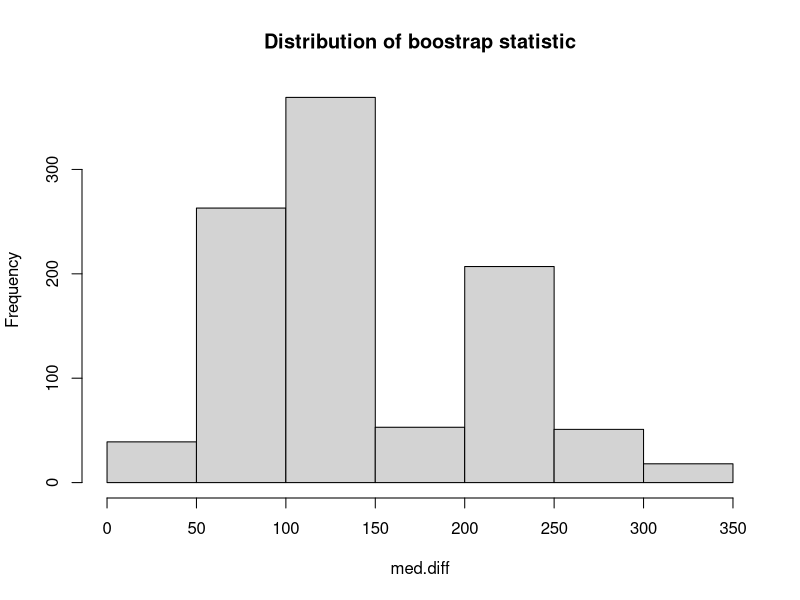

Write the R code that produced this figure. (Note: this script raises an error after producing the figure.)
## ---- chunk 1
#Create a table (in HTML or PDF) that shows the differences in median (with the BCa bootstrap 
#95% confidence intervals) maternal, infant, neonatal, and under-5 mortality between the
#countries exposed to versus not exposed to armed conflict for the year 2017. Be specific about
#the sample sizes used in each statistic. The table should be fully reproducible. Push the
#script that creates the table to your GitHub repository.
## ---- chunk 2
#clear history
rm(list=ls(all=T)) 
## ---- chunk 3
#load libraries
library(dplyr)
library(tidyr)
library(here)
library(boot)
library(tidyverse)
library(knitr)
library(flextable)
## ---- chunk 4
#load final data
data <- read.csv(here("clean", "final_data.csv"), header = TRUE)
data2017 <- data %>%
  filter(year == 2017) %>%
  drop_na(Maternal.Mortality.rate, Infant.mortality.rate, Under.5.mortality.rate, Neonatal.mortality.rate)

# Subset the Data Frame for the year 2017

matmor.arm1 <- data %>%
  filter(year==2017 & !is.na(Maternal.Mortality.rate) & armconf1 ==1) %>%
  select(country_name, Maternal.Mortality.rate)
matmor.arm0 <- data %>%
  filter(year==2017 & !is.na(Maternal.Mortality.rate) & armconf1 ==0) %>%
  select(country_name, Maternal.Mortality.rate)
## ---- chunk 5
B <- 1000

med.diff <- rep(NA, B)
for(b in 1:B){
  resample.arm1 <- matmor.arm1[sample(nrow(matmor.arm1), size = nrow(matmor.arm1), replace = TRUE),]
  resample.arm0 <- matmor.arm0[sample(nrow(matmor.arm0), size = nrow(matmor.arm0), replace = TRUE),]
  med.diff[b] <- median(resample.arm1$Maternal.Mortality.rate) - median(resample.arm0$Maternal.Mortality.rate)
}
  
head(resample.arm1, 12)
## ---- chunk 6
hist(med.diff, main = "Distribution of boostrap statistic")
## ---- chunk 7
getmeddiff <- function(data, indices) {
  sample_data <- data[indices, ]
  group_meds <- tapply(sample_data$Maternal.Mortality.rate, sample_data$armconf1, FUN = median)
  med.diff <- group_meds[2] - group_meds[1]
  return(med.diff)
}

bootout_mat <- boot(data2017, statistic = getmeddiff, strata = data2017$armconf1, R=1000)
bootout_mat
## ---- chunk 8
#get confidence intervals
mat_ci <- boot.ci(boot.out = bootout_mat, conf = 0.95, type = "bca")

#bootstrap statistics for matmor: t1= 126.5, bias= 14.4095, SE= 64.77766, CI= 43.8, 290.3)
## ---- chunk 9
#bootstrap for infant mor
getmeddiff <- function(data, indices) {
  sample_data <- data[indices, ]
  group_meds <- tapply(sample_data$Infant.mortality.rate, sample_data$armconf1, FUN = median)
  med.diff <- group_meds[2] - group_meds[1]
  return(med.diff)
}

bootout_infant <- boot(data2017, statistic = getmeddiff, strata = data2017$armconf1, R=1000)
bootout_infant
## ---- chunk 10
#get confidence intervals
infant_ci <- boot.ci(boot.out = bootout_infant, conf = 0.95, type = "bca")

#bootstrap statistics for infant mor: t1= 19.8, bias= -0.9521, SE= 5.943379, CI= 6.60, 29.16)
## ---- chunk 11
#bootstrap for under-5 mor
getmeddiff <- function(data, indices) {
  sample_data <- data[indices, ]
  group_meds <- tapply(sample_data$Under.5.mortality.rate, sample_data$armconf1, FUN = median)
  med.diff <- group_meds[2] - group_meds[1]
  return(med.diff)
}

bootout_under5 <- boot(data2017, statistic = getmeddiff, strata = data2017$armconf1, R=1000)
bootout_under5
## ---- chunk 12
#get confidence intervals
under5_ci <- boot.ci(boot.out = bootout_under5, conf = 0.95, type = "bca")

#bootstrap statistics for Under mor: t1= 28.9, bias= -3.0935, SE= 9.678971, CI= 8.97, 45.68)
## ---- chunk 13
#bootstrap for neomor
getmeddiff <- function(data, indices) {
  sample_data <- data[indices, ]
  group_meds <- tapply(sample_data$Neonatal.mortality.rate, sample_data$armconf1, FUN = median)
  med.diff <- group_meds[2] - group_meds[1]
  return(med.diff)
}

bootout_neo <- boot(data2017, statistic = getmeddiff, strata = data2017$armconf1, R=1000)
bootout_neo
## ---- chunk 14
#get confidence intervals
neo_ci <- boot.ci(boot.out = bootout_neo, conf = 0.95, type = "bca")

#bootstrap statistics for neomor: t1= 12.4, bias= -0.8052, SE= 3.455128, CI= 5.4, 20.1)
## ---- chunk 15
table0 <- data.frame(
  Mortality_Group = c('maternal', 'infant', 'neonatal', 'under5'),
  Median_Difference = c(bootout_mat$t0, bootout_infant$t0, bootout_under5$t0, bootout_neo$t0),
  Confidence_Interval_lower = c(mat_ci$bca[4], infant_ci$bca[4], under5_ci$bca[4], neo_ci$bca[4]),
  Confidence_Interval_upper = c(mat_ci$bca[5], infant_ci$bca[5], under5_ci$bca[5], neo_ci$bca[5]),
  n = c(sum(!is.na(data2017$Maternal.Mortality.rate)), sum(!is.na(data2017$Neonatal.mortality.rate)), sum(!is.na(data2017$Under.5.mortality.rate)), sum(!is.na(data2017$Infant.mortality.rate)))
)

table
## ---- chunk 16
table <- flextable(table0)
table <- add_header_row(
  x = table, values = c("Median Difference in Mortality between Countries exposed to vs not exposed to Armed Conflict in 2017"),
  colwidths = c(5))
table <- theme_box(table)

table
## ---- chunk 17
#save as pdf
save_as_html(table, path = here("figures"), title = "mortality_ci_table")
